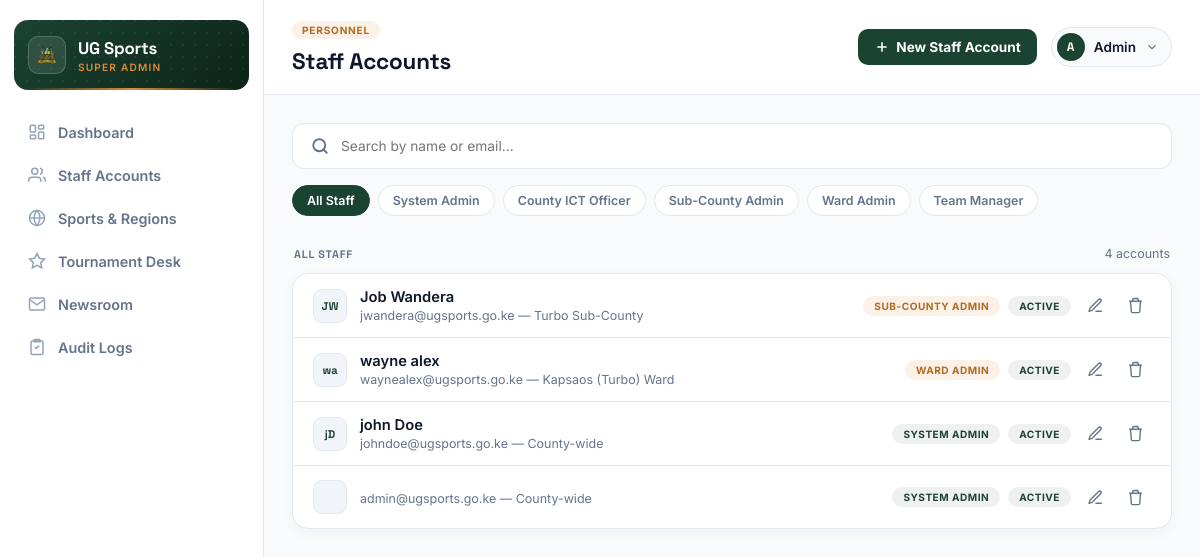
The page /accounts/staff/ (signed in) on the database its author committed.
### accounts/models.py (models this page shows, shortened)
class User(AbstractUser):
    class Role(models.TextChoices):
        SYSTEM_ADMIN = 'system_admin', 'System Admin'
        COUNTY_ICT_OFFICER = 'county_ict', 'County ICT Officer'
        SUB_COUNTY_ADMIN = 'sub_county_admin', 'Sub-County Admin'
        WARD_ADMIN = 'ward_admin', 'Ward Admin'
        TEAM_MANAGER = 'team_manager', 'Team Manager'
    role = models.CharField(max_length=20, choices=Role.choices)
    sub_county = models.ForeignKey(
        SubCounty, on_delete=models.PROTECT, null=True, blank=True, related_name='admins'
    )
    ward = models.ForeignKey(
        Ward, on_delete=models.PROTECT, null=True, blank=True, related_name='admins'
    )
    phone_number = models.CharField(max_length=20, blank=True)
    @property
    def scope_label(self):
        if self.role == self.Role.WARD_ADMIN:
            return f"{self.ward} Ward"
        if self.role == self.Role.SUB_COUNTY_ADMIN:
            return f"{self.sub_county} Sub-County"
        return "County-wide"

class SubCounty(models.Model):
    name = models.CharField(max_length=100, unique=True)
    created_at = models.DateTimeField(auto_now_add=True)
    class Meta:
        verbose_name_plural = "Sub-Counties"
        ordering = ['name']
    def __str__(self):
        return self.name

class Ward(models.Model):
    sub_county = models.ForeignKey(SubCounty, on_delete=models.CASCADE, related_name='wards')
    name = models.CharField(max_length=100)
    created_at = models.DateTimeField(auto_now_add=True)
    class Meta:
        verbose_name_plural = "Wards"
        unique_together = ('sub_county', 'name')
        ordering = ['sub_county__name', 'name']
    def __str__(self):
        return f"{self.name} ({self.sub_county.name})"

### accounts/views.py (the view)
# urls.py: path('staff/', views.StaffAccountsView, name='staff_accounts'),
@superadmin_admin_required
@login_required
def StaffAccountsView(request):
    staff_list = User.objects.all().order_by('-date_joined')
    paginator = Paginator(staff_list, 20)
    page_number = request.GET.get('page')
    page_obj = paginator.get_page(page_number)
    role_choices = User._meta.get_field('role').choices if hasattr(User, 'role') else []
    context = {
        'staff_members': page_obj,
        'page_obj': page_obj,
        'is_paginated': page_obj.has_other_pages(),
        'role_choices': role_choices,
        'sub_counties': SubCounty.objects.all(),
        'wards': Ward.objects.select_related('sub_county').all(),
    }
    return render(request, 'superadmin_staff_accounts.html', context)

### accounts/templates/superadmin_staff_accounts.html (shortened to what this page needs)
{% extends "superadmin_base.html" %}
{% block page_eyebrow %}Personnel{% endblock %}
{% block page_title %}Staff Accounts{% endblock %}
{% block header_actions %}
<button class="btn-primary" onclick="addStaff()">
    <svg viewBox="0 0 24 24"><path d="M12 5v14M5 12h14"/></svg>
    New Staff Account
</button>
{% endblock %}
{% block content %}
<div class="search-shell">
    <svg viewBox="0 0 24 24" stroke-width="2.5" stroke-linecap="round" stroke-linejoin="round"><circle cx="11" cy="11" r="8"/><line x1="21" y1="21" x2="16.65" y2="16.65"/></svg>
    <input type="text" id="staff-search-input" placeholder="Search by name or email..." onkeyup="filterStaffRows()">
</div>
<div class="filter-pills" id="staff-role-pills">
    <button type="button" class="filter-pill active" data-role="all" onclick="setRoleFilter('all', this)">All Staff</button>
    {% for role_value, role_label in role_choices %}
        <button type="button" class="filter-pill" data-role="{{ role_value }}" onclick="setRoleFilter('{{ role_value }}', this)">{{ role_label }}</button>
    {% endfor %}
</div>
<div class="group-header-row">
    <h3 class="group-header">All Staff</h3>
    <span class="cell-sub">{{ staff_members|length }} account{{ staff_members|length|pluralize }}</span>
</div>
<div class="group" id="staff-list">
    {% for staff in staff_members %}
    <div class="group-row" data-id="{{ staff.pk }}" data-role="{{ staff.role }}" data-search="{{ staff.get_full_name|lower }} {{ staff.email|lower }}"
         data-first-name="{{ staff.first_name }}" data-last-name="{{ staff.last_name }}" data-email="{{ staff.email }}"
         data-phone="{{ staff.phone_number }}" data-role-value="{{ staff.role }}"
         data-sub-county-id="{{ staff.sub_county_id|default:'' }}" data-ward-id="{{ staff.ward_id|default:'' }}">
        <div class="row-left">
            <div class="avatar-chip">{{ staff.first_name|slice:":1" }}{{ staff.last_name|slice:":1" }}</div>
            <div>
                <div class="cell-main">{{ staff.get_full_name }}</div>
                <div class="cell-sub">{{ staff.email }} — {{ staff.scope_label }}</div>
            </div>
        </div>
        <div class="row-right">
            <span class="badge {% if staff.role == 'system_admin' or staff.role == 'county_ict' %}success{% else %}pending{% endif %}">
                {{ staff.get_role_display }}
            </span>
            {% if staff.is_active %}
                <span class="badge success">Active</span>
            {% else %}
                <span class="badge pending">Suspended</span>
            {% endif %}
            <button class="icon-btn" title="Edit" onclick="editStaff(this)">
                <svg viewBox="0 0 24 24"><path d="M12 20h9"/><path d="M16.5 3.5a2.12 2.12 0 0 1 3 3L7 19l-4 1 1-4Z"/></svg>
            </button>
            <form method="post" action="{% url 'staff_delete' staff.pk %}" style="display: inline;" onsubmit="return confirm('Remove {{ staff.get_full_name }} from staff? This cannot be undone.');">
                <button type="submit" class="icon-btn danger" title="Remove">
                    <svg viewBox="0 0 24 24"><path d="M3 6h18"/><path d="M8 6V4a2 2 0 0 1 2-2h4a2 2 0 0 1 2 2v2"/><path d="M19 6l-1 14a2 2 0 0 1-2 2H8a2 2 0 0 1-2-2L5 6"/></svg>
                </button>
            </form>
        </div>
    </div>
    {% endfor %}
</div>
{% endblock %}

### accounts/templates/superadmin_base.html (shortened to what this page needs)
{% load static %}
<!DOCTYPE html>
<html lang="en">
<head>
</head>
<body>
<div class="dashboard-wrapper">
    <aside class="sidebar" id="sidebar">
        <div class="sidebar-brand">
            <div class="sidebar-crest"><img src="{% static 'UG_LOGO.png' %}" alt="Logo"></div>
            <div class="sidebar-title">
                <h1>UG Sports</h1>
                <p>Super Admin</p>
            </div>
        </div>
        <nav>
            <ul class="nav-menu">
                <li><a href="{% url 'dashboard_admin' %}" class="nav-item {% if active_nav == 'dashboard' %}active{% endif %}">
                    <svg viewBox="0 0 24 24"><rect x="3" y="3" width="7" height="9" rx="1.5"/><rect x="14" y="3" width="7" height="5" rx="1.5"/><rect x="14" y="12" width="7" height="9" rx="1.5"/><rect x="3" y="16" width="7" height="5" rx="1.5"/></svg>
                    Dashboard
                </a></li>
                <li><a href="{% url 'staff_accounts' %}" class="nav-item {% if active_nav == 'staff' %}active{% endif %}">
                    <svg viewBox="0 0 24 24"><path d="M17 21v-2a4 4 0 0 0-4-4H5a4 4 0 0 0-4 4v2"/><circle cx="9" cy="7" r="4"/><path d="M23 21v-2a4 4 0 0 0-3-3.87"/><path d="M16 3.13a4 4 0 0 1 0 7.75"/></svg>
                    Staff Accounts
                </a></li>
                <li><a href="{% url 'sports_regions' %}" class="nav-item {% if active_nav == 'regions' %}active{% endif %}">
                    <svg viewBox="0 0 24 24"><circle cx="12" cy="12" r="10"/><line x1="2" y1="12" x2="22" y2="12"/><path d="M12 2a15.3 15.3 0 0 1 4 10 15.3 15.3 0 0 1-4 10 15.3 15.3 0 0 1-4-10 15.3 15.3 0 0 1 4-10z"/></svg>
                    Sports &amp; Regions
                </a></li>
                <li><a href="{% url 'tournament_desk' %}" class="nav-item {% if active_nav == 'tournaments' %}active{% endif %}">
                    <svg viewBox="0 0 24 24"><path d="M12 2l3.09 6.26L22 9.27l-5 4.87 1.18 6.88L12 17.77l-6.18 3.25L7 14.14 2 9.27l6.91-1.01L12 2z"/></svg>
                    Tournament Desk
                </a></li>
                <li><a href="{% url 'newsroom' %}" class="nav-item {% if active_nav == 'news' %}active{% endif %}">
                    <svg viewBox="0 0 24 24"><path d="M4 4h16c1.1 0 2 .9 2 2v12c0 1.1-.9 2-2 2H4c-1.1 0-2-.9-2-2V6c0-1.1.9-2 2-2z"/><polyline points="22,6 12,13 2,6"/></svg>
                    Newsroom
                </a></li>
                <li><a href="{% url 'audit_log' %}" class="nav-item {% if active_nav == 'audit' %}active{% endif %}">
                    <svg viewBox="0 0 24 24"><path d="M9 2h6a1 1 0 0 1 1 1v2H8V3a1 1 0 0 1 1-1z"/><path d="M6 4h12a2 2 0 0 1 2 2v14a2 2 0 0 1-2 2H6a2 2 0 0 1-2-2V6a2 2 0 0 1 2-2z"/><path d="M9 12l2 2 4-4"/></svg>
                    Audit Logs
                </a></li>
            </ul>
        </nav>
    </aside>
    <main class="main-viewport">
        <header class="top-header-bar">
            <div>
                <div class="eyebrow">{% block page_eyebrow %}Overview{% endblock %}</div>
                <h2>{% block page_title %}Dashboard{% endblock %}</h2>
            </div>
            <div class="header-right">
                <div>{% block header_actions %}{% endblock %}</div>
                <div class="user-pill">
                    <button class="user-pill-trigger" onclick="toggleUserDropdown()">
                        <span class="user-avatar">{{ "A" }}</span>
                        <span class="user-label">{{"Admin" }}</span>
                        <svg viewBox="0 0 24 24" fill="none" stroke-width="2"><polyline points="6 9 12 15 18 9"/></svg>
                    </button>
                </div>
            </div>
        </header>
        <div class="content-area">
            {% block content %}{% endblock %}
        </div>
    </main>
</div>
</body>
</html>

### rows shown on the page
User: username "Admin", email "admin@ugsports.go.ke", scope_label "County-wide", role "SYSTEM ADMIN", is_active "ACTIVE"
User: first_name "J", last_name "W", get_full_name "Job Wandera", email "jwandera@ugsports.go.ke", scope_label "Turbo Sub-County", role "SUB-COUNTY ADMIN", is_active "ACTIVE"
User: first_name "w", last_name "a", get_full_name "wayne alex", email "waynealex@ugsports.go.ke", scope_label "Kapsaos (Turbo) Ward", role "WARD ADMIN", is_active "ACTIVE"
User: first_name "j", last_name "D", get_full_name "john Doe", email "johndoe@ugsports.go.ke", scope_label "County-wide", role "SYSTEM ADMIN", is_active "ACTIVE"

### other values the page prints
{{ "A" }} "A"
{{ role_label }} "System Admin" "County ICT Officer" "Sub-County Admin" "Ward Admin" "Team Manager"
{{ staff_members|length }} "4"
